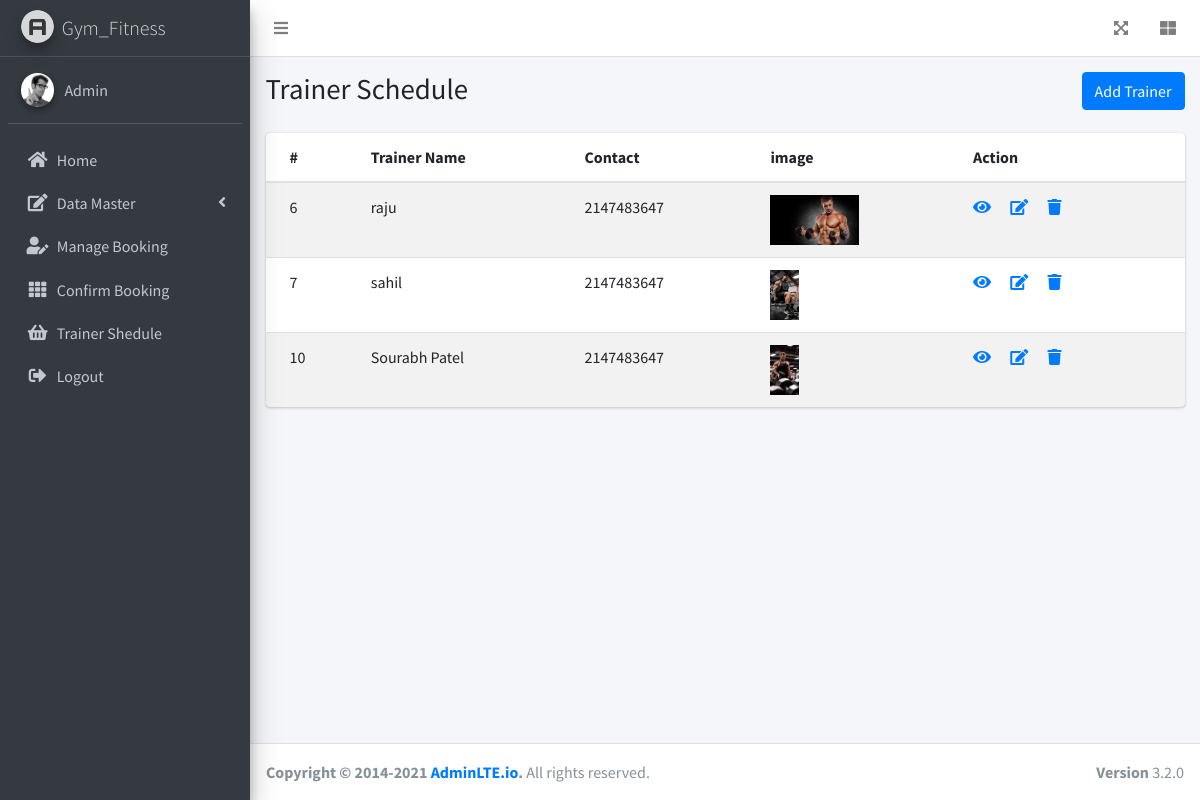
Page /admin/trainerSchedule.php on the committed database.
### tables this page shows
CREATE TABLE `trainer` (
  `id` int(11) NOT NULL,
  `name` varchar(255) NOT NULL,
  `gmail` varchar(255) NOT NULL,
  `phone` int(10) NOT NULL,
  `experience` varchar(50) NOT NULL,
  `addresss` varchar(255) NOT NULL,
  `role` varchar(10) NOT NULL DEFAULT 'trainer',
  `t_image` varchar(255) NOT NULL,
  `status` int(1) NOT NULL DEFAULT 0,
  `About` varchar(255) NOT NULL,
  `password` varchar(12) NOT NULL,
  `created_at` timestamp NOT NULL DEFAULT current_timestamp(),
  `updated_at` timestamp NOT NULL DEFAULT current_timestamp() ON UPDATE current_timestamp()
);

### admin/trainerSchedule.php (the view, shortened to what this page needs)
<?php
require_once('../include/db.php');
$sql = "SELECT * FROM `trainer`";
$result= mysqli_query($conn,$sql);
?>
<!DOCTYPE html>
<html lang="en">
<?php require_once("./layout/haeder.php");?>
<body class="hold-transition sidebar-mini layout-fixed">
<div class="wrapper">
  <?php
  require_once("./layout/navbar.php") ?>
  <aside class="main-sidebar sidebar-dark-primary elevation-4">
    <a href="index3.html" class="brand-link">
      <img src="./dist/img/AdminLTELogo.png" alt="AdminLTE Logo" class="brand-image img-circle elevation-3" style="opacity: .8">
      <span class="brand-text font-weight-light">Gym_Fitness</span>
    </a>
    <?php require_once("./layout/sidebar.php");?>
  </aside>
  <div class="content-wrapper">
    <div class="content-header">
      <div class="container-fluid">
        <div class="row mb-2">
          <div class="col-sm-6">
            <h1 class="m-0">Trainer Schedule</h1>
          </div>
          <div class="col-sm-6">
            <ol class="breadcrumb float-sm-right">
              <li class="breadcrumb-item active"><a href="./addTrainer.php" id="add-new-user" class="btn btn-primary">Add Trainer</a></li>
            </ol>
          </div>
        </div>
      </div>
    </div>
    <section class="content">
     <div class="container-fluid">
      <div class="card">
              <div class="card-body p-0">
                <table class="table table-striped">
                  <thead>
                    <tr>
                      <th>#</th>
                      <th>Trainer Name</th>
                      <th>Contact</th>
                      <th>image</th>
                      <th>Action</th>
                    </tr>
                  </thead>
                  <tbody id="load-table">
                  <tr>
                  <?php  while ($row = mysqli_fetch_assoc($result)) { ?>
                      <td><?php echo $row["id"];?></td>
                      <td ><?php echo $row["name"];?></td>
                      <td ><?php echo $row["phone"];?></td>
                      <td ><img src="./imges/<?php echo $row["t_image"];?>" style="width: auto; height:50px;"></td>
                      <td>
                        <a href="viewTrainerSchedule.php?id=<?php echo $row["id"];?>"><i class="fa fa-eye"></i></a>&nbsp; &nbsp; &nbsp;
                        <a href="editTrainer.php?id=<?php echo $row["id"];?>"><i class="fa fa-edit"></i></a>&nbsp; &nbsp; &nbsp;
                        <a href="./php/deletetrainer.php?id=<?php echo $row["id"]?>"   id="delete-icon"><i class="fa fa-trash" aria-hidden="true"></i></a>
                    </td>
                    </tr>
                    <?php }?>
                  </tbody>
                </table>
              </div>
            </div>
      </div>
   </section>
  </div>
  <?php require_once("./layout/footer.php"); ?>
</div>

### rows in the picture
trainer: id "6", name "raju", phone "2147483647", t_image (picture)
trainer: id "7", name "sahil", phone "2147483647", t_image (picture)
trainer: id "10", name "Sourabh Patel", phone "2147483647", t_image (picture)
